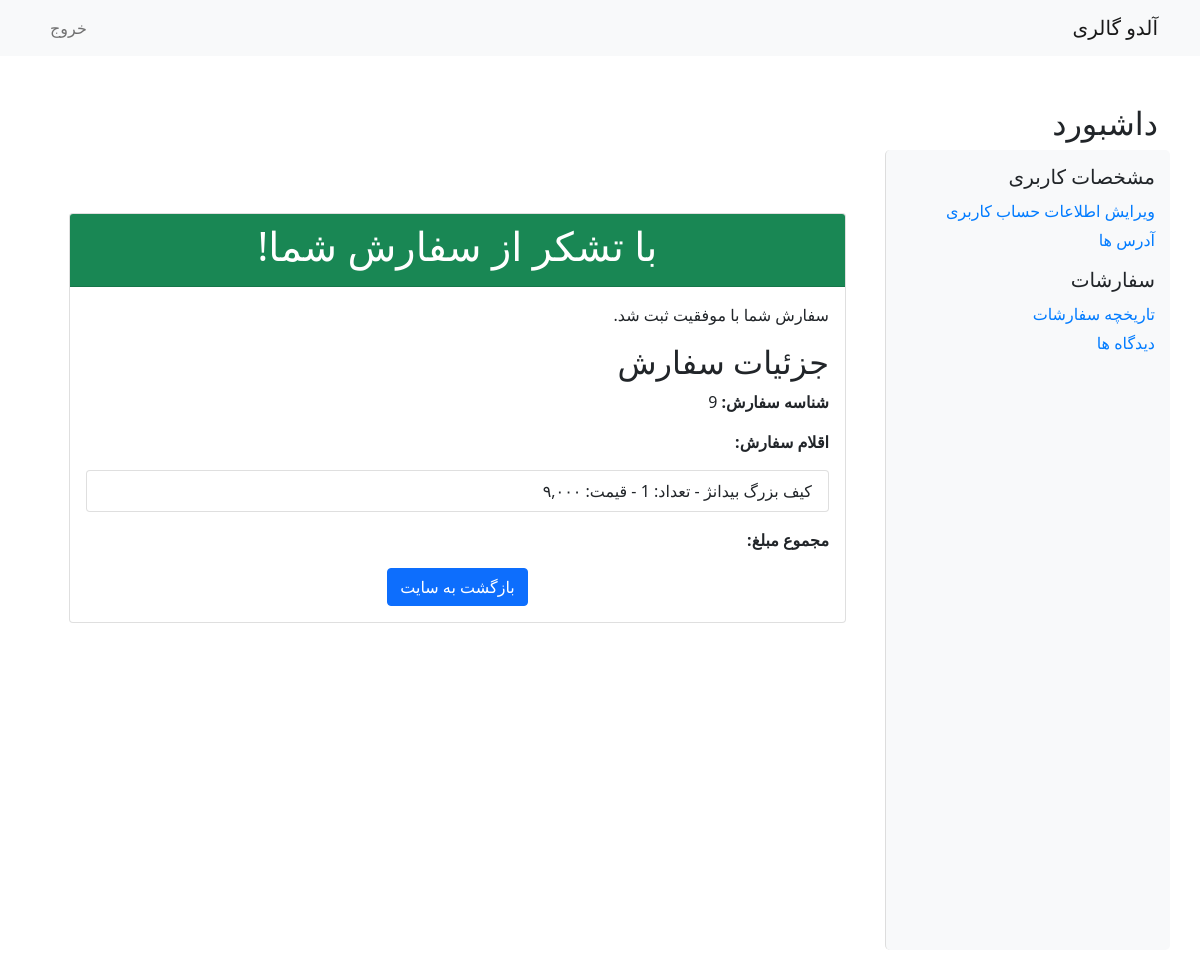
The app's page /customers/order/9/ (signed in) with its own data.
### cart/models.py (models this page shows, shortened)
class Order(models.Model):
    user = models.ForeignKey(User, on_delete=models.CASCADE)
    created_at = jmodels.jDateTimeField(auto_now_add=True)
    updated_at = jmodels.jDateTimeField(auto_now_add=True)
    status = models.CharField(max_length=50, default='Pending')
    address = models.TextField()
    total_amount = models.DecimalField(max_digits=10, decimal_places=0)

class OrderItem(models.Model):
    order = models.ForeignKey(Order, on_delete=models.CASCADE, related_name='items')
    product = models.ForeignKey(Product, on_delete=models.CASCADE)
    quantity = models.PositiveIntegerField()
    price = models.DecimalField(max_digits=10, decimal_places=0)  # قیمت در زمان ثبت سفارش

### vendors/models.py (models this page shows, shortened)
class Product(models.Model):
    name = models.CharField(max_length=255)
    description = models.TextField()
    price = models.DecimalField(max_digits=10, decimal_places=0)
    sales_count = models.PositiveIntegerField(default=0)
    discount = models.DecimalField(max_digits=10, default=0, decimal_places=0)
    category = models.ForeignKey(Category, on_delete=models.CASCADE)
    seller = models.ForeignKey('accounts.SellerProfile', on_delete=models.CASCADE)
    created_at = jmodels.jDateTimeField(auto_now_add=True)  # datetime in jalali #datetime
    updated_at = jmodels.jDateTimeField(auto_now_add=True)  # datetime in jalali
    image = models.ImageField(upload_to='product_images/', null=True, blank=True)  # فیلد جدید برای تصویر

### customers/views.py (the view)
# urls.py: path('order/<int:order_id>/', order_detail, name='order_detail'),
@login_required
def order_detail(request, order_id):
    order = get_object_or_404(Order, id=order_id, user=request.user)
    return render(request, 'customers/order_detail.html', {'order': order})

### customers/templatetags/custom_filters.py (called while the page is built)
def to_persian_number(number):
    persian_digits = ['۰', '۱', '۲', '۳', '۴', '۵', '۶', '۷', '۸', '۹']
    number_str = ''.join(c for c in str(number) if c.isdigit())
    return ''.join(persian_digits[int(digit)] for digit in number_str)

def separate_thousands(number):
    number_str = str(number)[::-1]  # معکوس کردن رشته
    grouped = [number_str[i:i + 3] for i in range(0, len(number_str), 3)]
    return ','.join(grouped)[::-1]  # مجدداً معکوس کردن رشته

@register.filter
def pnumber_style(value):
    persian_number = to_persian_number(value)
    separated_number = separate_thousands(persian_number)
    return separated_number

### templates/customers/order_detail.html (shortened to what this page needs)
{% extends 'customers/base.html' %}
{% load custom_filters %}
{% block content %}
<div class="container mt-5">
    <div class="card">
        <div class="card-header text-center bg-success text-white">
            <h1>با تشکر از سفارش شما!</h1>
        </div>
        <div class="card-body text-right">
            <p>سفارش شما با موفقیت ثبت شد.</p>
            <h2>جزئیات سفارش</h2>
            <p><strong>شناسه سفارش:</strong> {{ order.id }}</p>
            <p><strong>اقلام سفارش:</strong></p>
            <ul class="list-group mb-3">
                {% for item in order.items.all %}
                    <li class="list-group-item">
                        {{ item.product.name }} - تعداد: {{ item.quantity }} - قیمت: {{ item.product.price|pnumber_style }} {{ item.product.get_currency_display }}
                    </li>
                {% empty %}
                    <li class="list-group-item">هیچ چیزی در این سفارش وجود ندارد.</li>
                {% endfor %}
            </ul>
            <p><strong>مجموع مبلغ:</strong> {{ total_sum }}</p>
            <div class="text-center">
                <a href="{% url 'home' %}" class="btn btn-primary">بازگشت به سایت</a>
            </div>
        </div>
    </div>
</div>
{% endblock %}

### records on screen
Order: id "9"
OrderItem: product.name "کیف بزرگ بیدانژ", product.price|pnumber_style "۹,۰۰۰"
